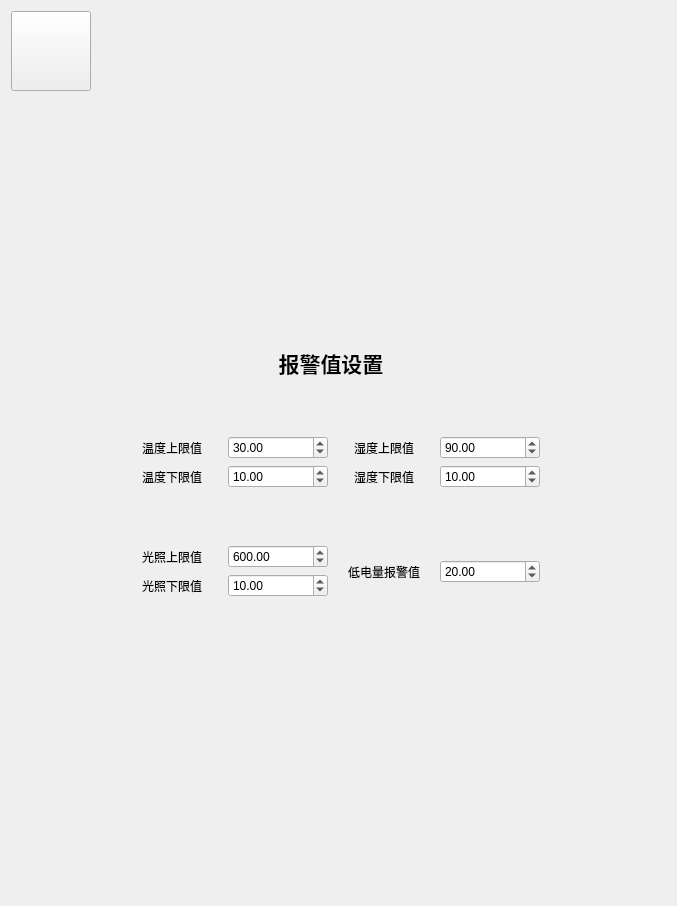
<?xml version="1.0" encoding="UTF-8"?>
<ui version="4.0">
 <class>Setting</class>
 <widget class="QWidget" name="Setting">
  <property name="geometry">
   <rect>
    <x>0</x>
    <y>0</y>
    <width>677</width>
    <height>906</height>
   </rect>
  </property>
  <property name="windowTitle">
   <string>Form</string>
  </property>
  <layout class="QGridLayout" name="gridLayout">
   <item row="0" column="0" colspan="2">
    <layout class="QHBoxLayout" name="horizontalLayout_7">
     <item>
      <widget class="QPushButton" name="pushButton">
       <property name="minimumSize">
        <size>
         <width>80</width>
         <height>80</height>
        </size>
       </property>
       <property name="maximumSize">
        <size>
         <width>80</width>
         <height>80</height>
        </size>
       </property>
       <property name="styleSheet">
        <string notr="true">border-image: url(:/PIC/ReturnSetting.png);</string>
       </property>
       <property name="text">
        <string/>
       </property>
      </widget>
     </item>
     <item>
      <spacer name="horizontalSpacer">
       <property name="orientation">
        <enum>Qt::Horizontal</enum>
       </property>
       <property name="sizeHint" stdset="0">
        <size>
         <width>40</width>
         <height>20</height>
        </size>
       </property>
      </spacer>
     </item>
    </layout>
   </item>
   <item row="1" column="2">
    <spacer name="verticalSpacer">
     <property name="orientation">
      <enum>Qt::Vertical</enum>
     </property>
     <property name="sizeHint" stdset="0">
      <size>
       <width>20</width>
       <height>241</height>
      </size>
     </property>
    </spacer>
   </item>
   <item row="2" column="0">
    <spacer name="horizontalSpacer_2">
     <property name="orientation">
      <enum>Qt::Horizontal</enum>
     </property>
     <property name="sizeHint" stdset="0">
      <size>
       <width>200</width>
       <height>20</height>
      </size>
     </property>
    </spacer>
   </item>
   <item row="2" column="1" colspan="2">
    <layout class="QVBoxLayout" name="verticalLayout_5">
     <item>
      <layout class="QHBoxLayout" name="horizontalLayout_11">
       <item>
        <spacer name="horizontalSpacer_7">
         <property name="orientation">
          <enum>Qt::Horizontal</enum>
         </property>
         <property name="sizeHint" stdset="0">
          <size>
           <width>48</width>
           <height>20</height>
          </size>
         </property>
        </spacer>
       </item>
       <item>
        <widget class="QLabel" name="label_7">
         <property name="minimumSize">
          <size>
           <width>200</width>
           <height>0</height>
          </size>
         </property>
         <property name="maximumSize">
          <size>
           <width>200</width>
           <height>16777215</height>
          </size>
         </property>
         <property name="text">
          <string>&lt;html&gt;&lt;head/&gt;&lt;body&gt;&lt;p align=&quot;center&quot;&gt;&lt;span style=&quot; font-size:16pt; font-weight:600;&quot;&gt;报警值设置&lt;/span&gt;&lt;/p&gt;&lt;/body&gt;&lt;/html&gt;</string>
         </property>
         <property name="alignment">
          <set>Qt::AlignCenter</set>
         </property>
        </widget>
       </item>
       <item>
        <spacer name="horizontalSpacer_6">
         <property name="orientation">
          <enum>Qt::Horizontal</enum>
         </property>
         <property name="sizeHint" stdset="0">
          <size>
           <width>48</width>
           <height>20</height>
          </size>
         </property>
        </spacer>
       </item>
      </layout>
     </item>
     <item>
      <spacer name="verticalSpacer_7">
       <property name="orientation">
        <enum>Qt::Vertical</enum>
       </property>
       <property name="sizeHint" stdset="0">
        <size>
         <width>20</width>
         <height>20</height>
        </size>
       </property>
      </spacer>
     </item>
     <item>
      <layout class="QHBoxLayout" name="horizontalLayout_8">
       <item>
        <layout class="QVBoxLayout" name="verticalLayout">
         <item>
          <layout class="QHBoxLayout" name="horizontalLayout">
           <item>
            <widget class="QLabel" name="label">
             <property name="minimumSize">
              <size>
               <width>100</width>
               <height>0</height>
              </size>
             </property>
             <property name="maximumSize">
              <size>
               <width>100</width>
               <height>16777215</height>
              </size>
             </property>
             <property name="text">
              <string>温度上限值</string>
             </property>
             <property name="alignment">
              <set>Qt::AlignCenter</set>
             </property>
            </widget>
           </item>
           <item>
            <widget class="QDoubleSpinBox" name="doubleSpinBox_temp_max">
             <property name="minimumSize">
              <size>
               <width>100</width>
               <height>0</height>
              </size>
             </property>
             <property name="maximumSize">
              <size>
               <width>100</width>
               <height>16777215</height>
              </size>
             </property>
             <property name="cursor">
              <cursorShape>ArrowCursor</cursorShape>
             </property>
             <property name="value">
              <double>30.000000000000000</double>
             </property>
            </widget>
           </item>
          </layout>
         </item>
         <item>
          <layout class="QHBoxLayout" name="horizontalLayout_2">
           <item>
            <widget class="QLabel" name="label_2">
             <property name="minimumSize">
              <size>
               <width>100</width>
               <height>0</height>
              </size>
             </property>
             <property name="maximumSize">
              <size>
               <width>100</width>
               <height>16777215</height>
              </size>
             </property>
             <property name="text">
              <string>温度下限值</string>
             </property>
             <property name="alignment">
              <set>Qt::AlignCenter</set>
             </property>
            </widget>
           </item>
           <item>
            <widget class="QDoubleSpinBox" name="doubleSpinBox_temp_min">
             <property name="minimumSize">
              <size>
               <width>100</width>
               <height>0</height>
              </size>
             </property>
             <property name="maximumSize">
              <size>
               <width>100</width>
               <height>16777215</height>
              </size>
             </property>
             <property name="value">
              <double>10.000000000000000</double>
             </property>
            </widget>
           </item>
          </layout>
         </item>
        </layout>
       </item>
       <item>
        <spacer name="horizontalSpacer_4">
         <property name="orientation">
          <enum>Qt::Horizontal</enum>
         </property>
         <property name="sizeHint" stdset="0">
          <size>
           <width>28</width>
           <height>20</height>
          </size>
         </property>
        </spacer>
       </item>
       <item>
        <layout class="QVBoxLayout" name="verticalLayout_2">
         <item>
          <layout class="QHBoxLayout" name="horizontalLayout_3">
           <item>
            <widget class="QLabel" name="label_3">
             <property name="minimumSize">
              <size>
               <width>100</width>
               <height>0</height>
              </size>
             </property>
             <property name="maximumSize">
              <size>
               <width>100</width>
               <height>16777215</height>
              </size>
             </property>
             <property name="text">
              <string>湿度上限值</string>
             </property>
             <property name="alignment">
              <set>Qt::AlignCenter</set>
             </property>
            </widget>
           </item>
           <item>
            <widget class="QDoubleSpinBox" name="doubleSpinBox_humi_max">
             <property name="minimumSize">
              <size>
               <width>100</width>
               <height>0</height>
              </size>
             </property>
             <property name="maximumSize">
              <size>
               <width>100</width>
               <height>16777215</height>
              </size>
             </property>
             <property name="value">
              <double>90.000000000000000</double>
             </property>
            </widget>
           </item>
          </layout>
         </item>
         <item>
          <layout class="QHBoxLayout" name="horizontalLayout_4">
           <item>
            <widget class="QLabel" name="label_4">
             <property name="minimumSize">
              <size>
               <width>100</width>
               <height>0</height>
              </size>
             </property>
             <property name="maximumSize">
              <size>
               <width>100</width>
               <height>16777215</height>
              </size>
             </property>
             <property name="text">
              <string>湿度下限值</string>
             </property>
             <property name="alignment">
              <set>Qt::AlignCenter</set>
             </property>
            </widget>
           </item>
           <item>
            <widget class="QDoubleSpinBox" name="doubleSpinBox_humi_min">
             <property name="minimumSize">
              <size>
               <width>100</width>
               <height>0</height>
              </size>
             </property>
             <property name="maximumSize">
              <size>
               <width>100</width>
               <height>16777215</height>
              </size>
             </property>
             <property name="value">
              <double>10.000000000000000</double>
             </property>
            </widget>
           </item>
          </layout>
         </item>
        </layout>
       </item>
      </layout>
     </item>
     <item>
      <spacer name="verticalSpacer_6">
       <property name="orientation">
        <enum>Qt::Vertical</enum>
       </property>
       <property name="sizeHint" stdset="0">
        <size>
         <width>20</width>
         <height>20</height>
        </size>
       </property>
      </spacer>
     </item>
     <item>
      <layout class="QHBoxLayout" name="horizontalLayout_10">
       <item>
        <layout class="QVBoxLayout" name="verticalLayout_3">
         <item>
          <layout class="QHBoxLayout" name="horizontalLayout_5">
           <item>
            <widget class="QLabel" name="label_5">
             <property name="minimumSize">
              <size>
               <width>100</width>
               <height>0</height>
              </size>
             </property>
             <property name="maximumSize">
              <size>
               <width>100</width>
               <height>16777215</height>
              </size>
             </property>
             <property name="text">
              <string>光照上限值</string>
             </property>
             <property name="alignment">
              <set>Qt::AlignCenter</set>
             </property>
            </widget>
           </item>
           <item>
            <widget class="QDoubleSpinBox" name="doubleSpinBox_light_max">
             <property name="minimumSize">
              <size>
               <width>100</width>
               <height>0</height>
              </size>
             </property>
             <property name="maximumSize">
              <size>
               <width>100</width>
               <height>16777215</height>
              </size>
             </property>
             <property name="maximum">
              <double>999.990000000000009</double>
             </property>
             <property name="value">
              <double>600.000000000000000</double>
             </property>
            </widget>
           </item>
          </layout>
         </item>
         <item>
          <layout class="QHBoxLayout" name="horizontalLayout_6">
           <item>
            <widget class="QLabel" name="label_6">
             <property name="minimumSize">
              <size>
               <width>100</width>
               <height>0</height>
              </size>
             </property>
             <property name="maximumSize">
              <size>
               <width>100</width>
               <height>16777215</height>
              </size>
             </property>
             <property name="text">
              <string>光照下限值</string>
             </property>
             <property name="alignment">
              <set>Qt::AlignCenter</set>
             </property>
            </widget>
           </item>
           <item>
            <widget class="QDoubleSpinBox" name="doubleSpinBox_light_min">
             <property name="minimumSize">
              <size>
               <width>100</width>
               <height>0</height>
              </size>
             </property>
             <property name="maximumSize">
              <size>
               <width>100</width>
               <height>16777215</height>
              </size>
             </property>
             <property name="maximum">
              <double>999.990000000000009</double>
             </property>
             <property name="value">
              <double>10.000000000000000</double>
             </property>
            </widget>
           </item>
          </layout>
         </item>
        </layout>
       </item>
       <item>
        <spacer name="horizontalSpacer_5">
         <property name="orientation">
          <enum>Qt::Horizontal</enum>
         </property>
         <property name="sizeHint" stdset="0">
          <size>
           <width>18</width>
           <height>20</height>
          </size>
         </property>
        </spacer>
       </item>
       <item>
        <layout class="QVBoxLayout" name="verticalLayout_4">
         <item>
          <spacer name="verticalSpacer_5">
           <property name="orientation">
            <enum>Qt::Vertical</enum>
           </property>
           <property name="sizeHint" stdset="0">
            <size>
             <width>20</width>
             <height>13</height>
            </size>
           </property>
          </spacer>
         </item>
         <item>
          <layout class="QHBoxLayout" name="horizontalLayout_9">
           <item>
            <widget class="QLabel" name="label_8">
             <property name="minimumSize">
              <size>
               <width>100</width>
               <height>0</height>
              </size>
             </property>
             <property name="maximumSize">
              <size>
               <width>100</width>
               <height>16777215</height>
              </size>
             </property>
             <property name="text">
              <string>低电量报警值</string>
             </property>
             <property name="alignment">
              <set>Qt::AlignCenter</set>
             </property>
            </widget>
           </item>
           <item>
            <widget class="QDoubleSpinBox" name="doubleSpinBox_power">
             <property name="minimumSize">
              <size>
               <width>100</width>
               <height>0</height>
              </size>
             </property>
             <property name="maximumSize">
              <size>
               <width>100</width>
               <height>16777215</height>
              </size>
             </property>
             <property name="maximum">
              <double>100.000000000000000</double>
             </property>
             <property name="value">
              <double>20.000000000000000</double>
             </property>
            </widget>
           </item>
          </layout>
         </item>
         <item>
          <spacer name="verticalSpacer_4">
           <property name="orientation">
            <enum>Qt::Vertical</enum>
           </property>
           <property name="sizeHint" stdset="0">
            <size>
             <width>20</width>
             <height>13</height>
            </size>
           </property>
          </spacer>
         </item>
        </layout>
       </item>
      </layout>
     </item>
    </layout>
   </item>
   <item row="2" column="3">
    <spacer name="horizontalSpacer_3">
     <property name="orientation">
      <enum>Qt::Horizontal</enum>
     </property>
     <property name="sizeHint" stdset="0">
      <size>
       <width>220</width>
       <height>20</height>
      </size>
     </property>
    </spacer>
   </item>
   <item row="3" column="2">
    <spacer name="verticalSpacer_2">
     <property name="orientation">
      <enum>Qt::Vertical</enum>
     </property>
     <property name="sizeHint" stdset="0">
      <size>
       <width>20</width>
       <height>298</height>
      </size>
     </property>
    </spacer>
   </item>
  </layout>
 </widget>
 <tabstops>
  <tabstop>doubleSpinBox_power</tabstop>
  <tabstop>doubleSpinBox_temp_max</tabstop>
  <tabstop>doubleSpinBox_temp_min</tabstop>
  <tabstop>doubleSpinBox_humi_max</tabstop>
  <tabstop>pushButton</tabstop>
  <tabstop>doubleSpinBox_humi_min</tabstop>
  <tabstop>doubleSpinBox_light_max</tabstop>
  <tabstop>doubleSpinBox_light_min</tabstop>
 </tabstops>
 <resources/>
 <connections/>
</ui>
